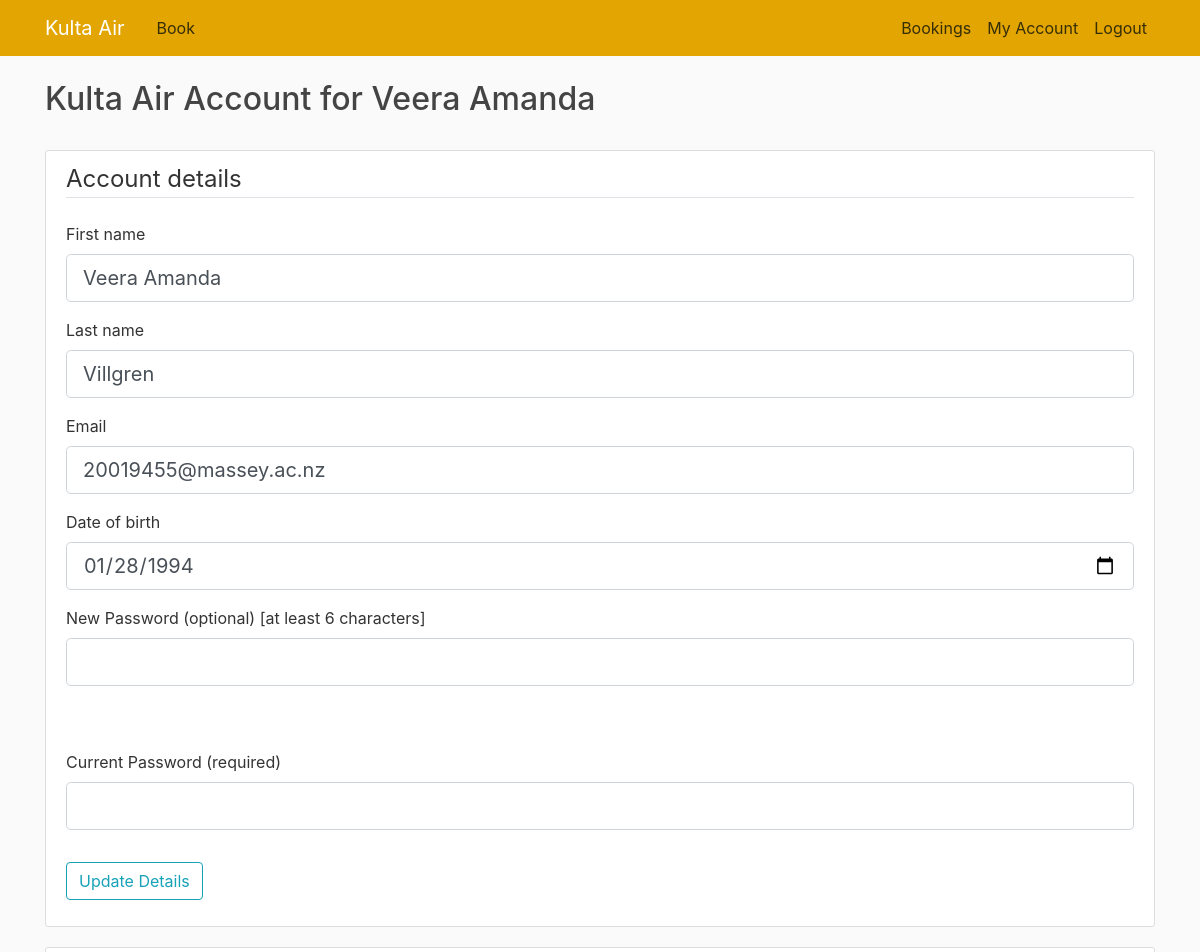
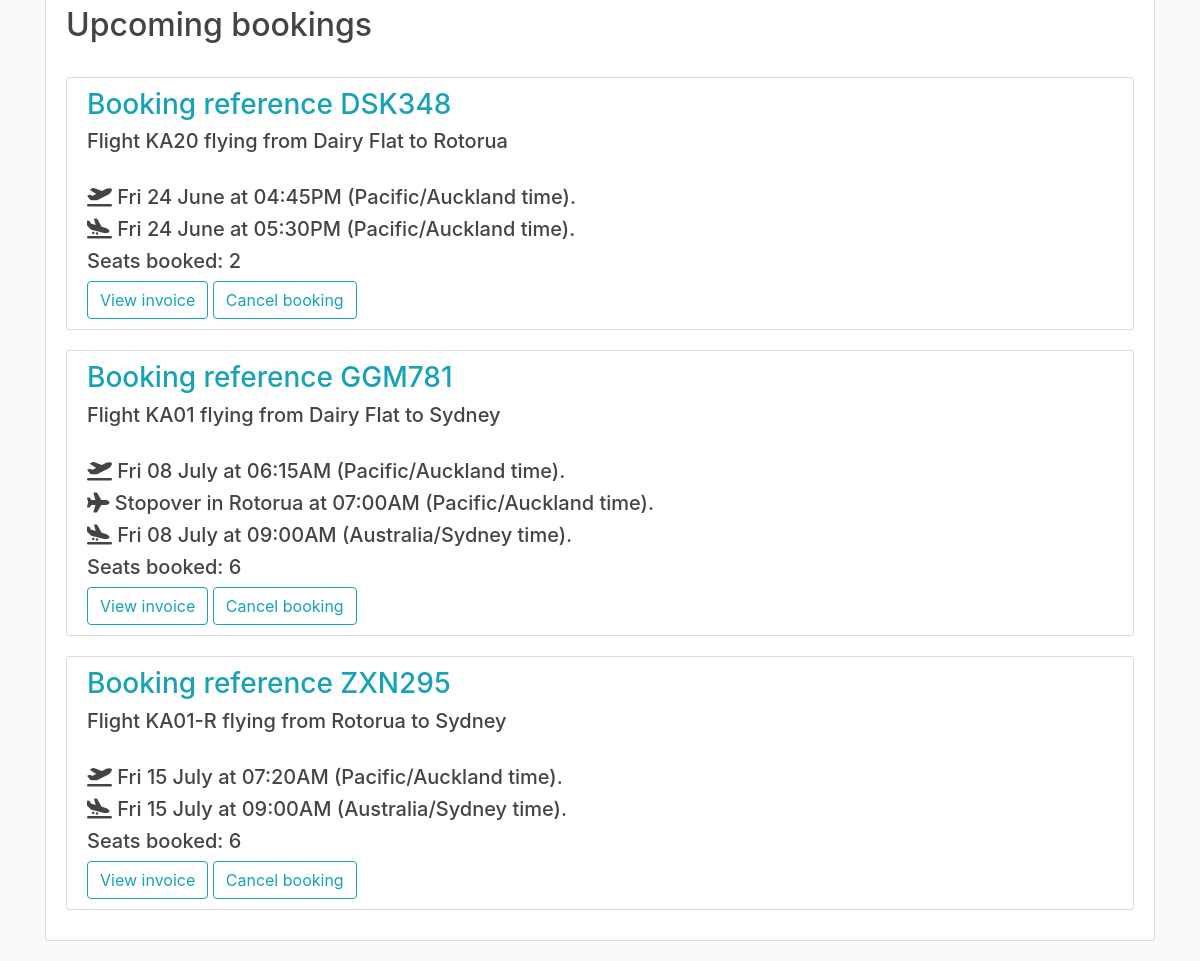
/customer (signed in), run on an earlier commit of the app's database (2 pictures, top to bottom).
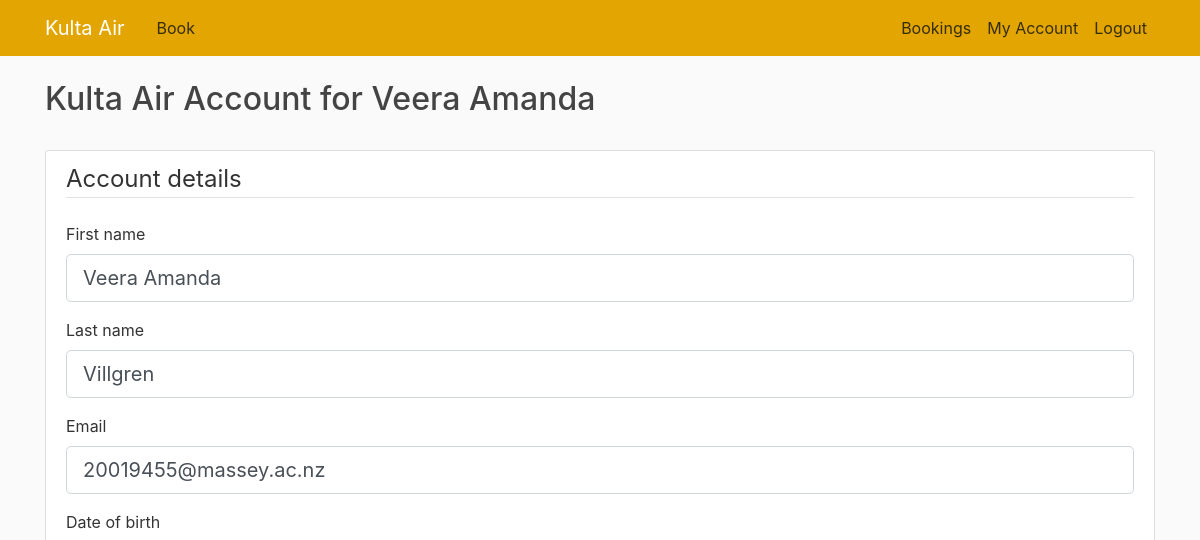
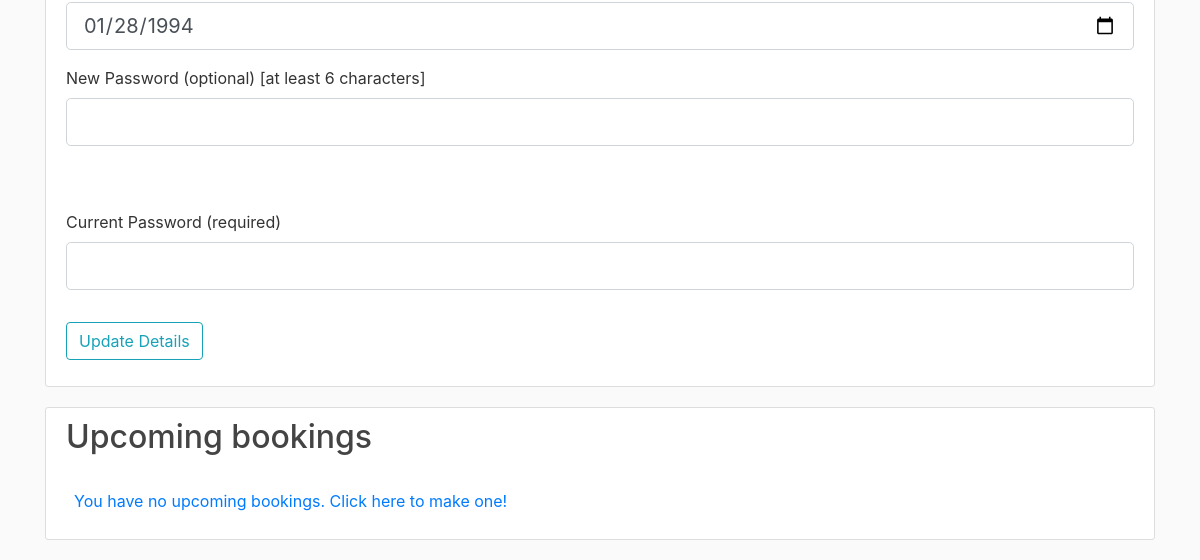
And on a later commit of the database (2 pictures, top to bottom).
### flightbookingapp/models.py (models this page shows, shortened)
class Customer(db.Model, UserMixin):
    id = db.Column(db.Integer, primary_key=True, unique=True)
    first_name = db.Column(db.VARCHAR(20), nullable=False)
    last_name = db.Column(db.VARCHAR(20), nullable=False)
    email = db.Column(db.VARCHAR(50), nullable=False, unique=True)
    phone_number = db.Column(db.Integer)
    password = db.Column(db.VARCHAR(128), default=None)
    dob = db.Column(db.Date, default=None)
    bookings = db.relationship('Booking', backref='booked_customer', lazy=True)

class Booking(db.Model):
    booking_ref = db.Column(db.VARCHAR(6), primary_key=True, nullable=False, unique=True)
    customer = db.Column(db.Integer, db.ForeignKey('customer.id'), nullable=False)
    flight = db.Column(db.Integer, db.ForeignKey('departure.id'), nullable=False)
    tickets = db.Column(db.Integer, default=1)

class Departure(db.Model):
    id = db.Column(db.Integer, primary_key=True, nullable=False, unique=True)
    flight_number = db.Column(db.VARCHAR(10), db.ForeignKey('route.flight_code'), nullable=False)
    depart_date = db.Column(db.Date, nullable=False)
    stopover_date = db.Column(db.Date)
    arrival_date = db.Column(db.Date, nullable=False)
    price = db.Column(db.Float, nullable=False, default=0.00)
    booked_seats = db.Column(db.Integer, nullable=False, default=0)

class Airport(db.Model):
    int_code = db.Column(db.CHAR(4), primary_key=True, unique=True)
    name = db.Column(db.VARCHAR(50), nullable=False)
    timezone = db.Column(db.String(50))

class Route(db.Model):
    flight_code = db.Column(db.VARCHAR(10), primary_key=True, nullable=False, unique=True)
    depart_time = db.Column(db.Time, nullable=False)
    arrive_time = db.Column(db.Time, nullable=False)
    stopover_time = db.Column(db.Time)
    depart_airport = db.Column(db.CHAR(4), db.ForeignKey('airport.int_code'), nullable=False)
    arrive_airport = db.Column(db.CHAR(4), db.ForeignKey('airport.int_code'), nullable=False)
    stopover_airport = db.Column(db.CHAR(4), db.ForeignKey('airport.int_code'))
    plane = db.Column(db.Integer, db.ForeignKey('aircraft.id'), nullable=False)

### flightbookingapp/routes.py (the view)
@app.route('/customer', methods=['GET', 'POST'])
@login_required
def customer():
    form = UpdateDetailsForm()
    funcs.handle_customer_details(form)
    if request.method == "POST":
        if request.form.get('cancel') == 'Cancel booking':
            funcs.cancel_booking(request.form.get('booking'))
            return redirect(url_for('customer'))
        if request.form.get('view') == 'View invoice':
            return redirect(url_for('invoice', booking_ref=request.form.get('booking'), surname=current_user.last_name))
    flight_info = funcs.collect_user_bookings()
    return render_template('customer.html', title='My Account', bookings=flight_info, form=form)

### flightbookingapp/forms.py (shortened to what this page needs)
class UpdateDetailsForm(FlaskForm):
    firstname = StringField('First name', validators=[DataRequired(), Length(min=3, max=20)])
    lastname = StringField('Last name', validators=[DataRequired(), Length(min=3, max=20)])
    email = StringField('Email', validators=[DataRequired(), Email()])
    current_password = PasswordField('Current Password (required)', validators=[DataRequired(), Length(min=6)])
    dob = DateField('Date of birth', validators=[DataRequired()])
    new_password = PasswordField('New Password (optional) [at least 6 characters]')
    submit = SubmitField('Update Details')

### flightbookingapp/models.py (called while the page is built)
@login_manager.user_loader
def load_customer(user_id):
    return Customer.query.get(int(user_id))

### flightbookingapp/route_funcs.py (called while the page is built)
def date_in_past(date_and_time, timezone) -> bool:
    return datetime.datetime.now(ZoneInfo(timezone)) > date_and_time.replace(tzinfo=ZoneInfo(timezone))

def handle_customer_details(form):
    if form.validate_on_submit():
        if bcrypt.check_password_hash(current_user.password, form.current_password.data):
            update_customer_details(form)
        else:
            flash('Current password was not correct. Account details not updated.', "warning")
    else:
        form.email.data = current_user.email
        form.firstname.data = current_user.first_name
        form.lastname.data = current_user.last_name
        form.dob.data = current_user.dob

def collect_user_bookings():
    flight_info = []
    for booking in current_user.bookings:
        departure = Departure.query.filter_by(id=booking.flight).first()
        route = Route.query.filter_by(flight_code=departure.flight_number).first()
        dep_airport = Airport.query.filter_by(int_code=route.depart_airport).first()
        arr_airport = Airport.query.filter_by(int_code=route.arrive_airport).first()
        stopover_airport = Airport.query.filter_by(int_code=route.stopover_airport).first()
        booking_past = date_in_past(datetime.datetime.combine(departure.depart_date, route.depart_time),
                                    dep_airport.timezone)
        flight_info.append([booking, departure, route, dep_airport, arr_airport, booking_past, stopover_airport])
    return sorted(flight_info, key=lambda flight: flight[1].depart_date)

### flightbookingapp/templates/customer.html
{% extends "layout.html" %}
{% block content %}
    <h2 class="account-heading">Kulta Air Account for {{ current_user.first_name }}</h2><br>
    <div class="content-section">
        <div class="media">
            <div class="media-body">
                {% include 'customer_details.html' %}
            </div>
        </div>
    </div>
    {% include 'upcoming_bookings.html' %}
{% endblock content %}

### flightbookingapp/templates/layout.html (shortened to what this page needs)
<!DOCTYPE html>
<html lang="en">
<head>
    <link rel="stylesheet" href="https://cdn.jsdelivr.net/npm/bootstrap@4.3.1/dist/css/bootstrap.min.css"
>
    <link rel="stylesheet" type="text/css" href="{{ url_for('static', filename='main.css') }}">
</head>
<body>
<header class="site-header">
    <nav class="navbar navbar-expand-md navbar-dark bg-steel fixed-top">
        <div class="container">
            <a class="navbar-brand mr-4" href="/">Kulta Air</a>
            <div class="collapse navbar-collapse" id="navbarToggle">
                <div class="navbar-nav mr-auto">
                    <a class="nav-item nav-link" href="{{ url_for('home') }}">Book</a>
                </div>
                <div class="navbar-nav">
                    <a class="nav-item nav-link" href="{{ url_for('bookings') }}">Bookings</a>
                    {% if current_user.is_authenticated %}
                        <a class="nav-item nav-link" href="{{ url_for('customer') }}">My Account</a>
                        <a class="nav-item nav-link" href="{{ url_for('logout') }}">Logout</a>
                    {% else %}
                        <a class="nav-item nav-link" href="{{ url_for('login') }}">Login</a>
                        <a class="nav-item nav-link" href="{{ url_for('register') }}">Register</a>
                    {% endif %}
                </div>
            </div>
        </div>
    </nav>
</header>
<div class="container">
    {% block content %} {% endblock %}
</div>
</body>
</html>

### flightbookingapp/templates/customer_details.html (shortened to what this page needs)
<form method="POST" action="">
    <fieldset class="form-group">
        <legend class="border-bottom mb-4">Account details</legend>
        <div class="form-group">
            {{ form.firstname.label(class="form-control-label") }}
            {% if form.firstname.errors %}
                {{ form.firstname(class="form-control form-control-lg is-invalid") }}
                <div class="invalid-feedback">
                    {% for error in form.firstname.errors %}
                        <span>{{ error }}</span>
                    {% endfor %}
                </div>
            {% else %}
                {{ form.firstname(class="form-control form-control-lg") }}
            {% endif %}
        </div>
        <div class="form-group">
            {{ form.lastname.label(class="form-control-label") }}
            {% if form.lastname.errors %}
                {{ form.lastname(class="form-control form-control-lg is-invalid") }}
                <div class="invalid-feedback">
                    {% for error in form.lastname.errors %}
                        <span>{{ error }}</span>
                    {% endfor %}
                </div>
            {% else %}
                {{ form.lastname(class="form-control form-control-lg") }}
            {% endif %}
        </div>
        <div class="form-group">
            {{ form.email.label(class="form-control-label") }}
            {% if form.email.errors %}
                {{ form.email(class="form-control form-control-lg is-invalid") }}
                <div class="invalid-feedback">
                    {% for error in form.email.errors %}
                        <span>{{ error }}</span>
                    {% endfor %}
                </div>
            {% else %}
                {{ form.email(class="form-control form-control-lg") }}
            {% endif %}
        </div>
        <div class="form-group">
            {{ form.dob.label(class="form-control-label") }}
            {% if form.dob.errors %}
                {{ form.dob(class="form-control form-control-lg is-invalid") }}
                <div class="invalid-feedback">
                    {% for error in form.dob.errors %}
                        <span>{{ error }}</span>
                    {% endfor %}
                </div>
            {% else %}
                {{ form.dob(class="form-control form-control-lg") }}
            {% endif %}
        </div>
        <div class="form-group">
            {{ form.new_password.label(class="form-control-label") }}
            {% if form.new_password.errors %}
                {{ form.new_password(class="form-control form-control-lg is-invalid") }}
                <div class="invalid-feedback">
                    {% for error in form.new_password.errors %}
                        <span>{{ error }}</span>
                    {% endfor %}
                </div>
            {% else %}
                {{ form.new_password(class="form-control form-control-lg") }}
            {% endif %}
        </div>
        <br><br>
        <div class="form-group">
            {{ form.current_password.label(class="form-control-label") }}
            {% if form.current_password.errors %}
                {{ form.current_password(class="form-control form-control-lg is-invalid") }}
                <div class="invalid-feedback">
                    {% for error in form.current_password.errors %}
                        <span>{{ error }}</span>
                    {% endfor %}
                </div>
            {% else %}
                {{ form.current_password(class="form-control form-control-lg") }}
            {% endif %}
        </div>
    </fieldset>
    <div>
        <div class="form-group">
            {{ form.submit(class="btn btn-outline-info") }}
        </div>
    </div>
</form>

### flightbookingapp/templates/upcoming_bookings.html (shortened to what this page needs)
<div class="content-section">
    <div class="media">
        <div class="media-body">
            <h2 class="bookings-heading">Upcoming bookings</h2>
            {% set ns = namespace(upcoming=false, past=false) %}
            {% if bookings == [] %}
                <br>
                <p class="text-secondary"><a class="ml-2" href="{{ url_for('home') }}">You have no upcoming bookings.
                    Click here to make one!</a></p>
            {% else %}
                <br>
                {% for booking in bookings %}
                    {% if not booking[5] %}
                        {% set ns.upcoming = true %}
                        <div class="content-section">
                            <form method="post" action="">
                                <h3 class="text-info">Booking reference {{ booking[0].booking_ref.upper() }}</h3>
                                <h5>Flight {{ booking[1].flight_number }} flying from {{ booking[3].name }}
                                    to {{ booking[4].name }}</h5>
                                <br>
                                <h5>
                                    <i class="fa-solid fa-plane-departure"></i> {{ (booking[1].depart_date).strftime("%a %d %B") }}
                                    at
                                    {{ booking[2].depart_time.strftime("%#I:%M%p") }} ({{ booking[3].timezone }} time).
                                </h5>
                                {% if booking[2].stopover_time != None %}
                                    <h5>
                                        <i class="fa-solid fa-plane"></i> Stopover in {{ booking[6].name }}
                                        at {{ booking[2].stopover_time.strftime("%#I:%M%p") }}
                                        ({{ booking[6].timezone }} time).
                                    </h5>
                                {% endif %}
                                <h5>
                                    <i class="fa-solid fa-plane-arrival"></i> {{ (booking[1].arrival_date).strftime("%a %d %B") }}
                                    at
                                    {{ booking[2].arrive_time.strftime("%#I:%M%p") }} ({{ booking[4].timezone }} time).
                                </h5>
                                <h5>Seats booked: {{ booking[0].tickets }}</h5>
                                <input type="submit" value="View invoice" name="view" class="btn btn-outline-info">
                                <input type="submit" value="Cancel booking" name="cancel" class="btn btn-outline-info">
                            </form>
                        </div>
                    {% else %}
                        {% set ns.past = true %}
                    {% endif %}
                {% endfor %}
            {% endif %}
        </div>
    </div>
</div>

### flightbookingapp/static/main.css (style rules this page uses)
body { background: #fafafa; color: #333333; margin-top: 5rem; }
h1, h2, h3, h4, h5, h6 { color: #444444; }
.bg-steel { background-color: #e3a502; }
.site-header .navbar-nav .nav-link { color: #352e07; }
.content-section { background: #ffffff; padding: 10px 20px; border: 1px solid #dddddd; border-radius: 3px; margin-bottom: 20px; }

What changed in the data, as far as the page shows it:
removed Booking: booking_ref "DSK348", flight_number "KA20", name "Dairy Flat", name "Rotorua", depart_time "04:45PM", timezone "Pacific/Auckland", arrive_time "05:30PM", tickets "2"
no longer on this page (row edited): Departure: depart_date "Fri 24 June", arrival_date "Fri 24 June"
removed Booking: booking_ref "GGM781", flight_number "KA01", name "Dairy Flat", name "Sydney", depart_time "06:15AM", timezone "Pacific/Auckland", name "Rotorua", stopover_time "07:00AM", arrive_time "09:00AM", timezone "Australia/Sydney", tickets "6"
no longer on this page (row edited): Departure: depart_date "Fri 08 July", arrival_date "Fri 08 July"
removed Booking: booking_ref "ZXN295", flight_number "KA01-R", name "Rotorua", name "Sydney", depart_time "07:20AM", timezone "Pacific/Auckland", arrive_time "09:00AM", timezone "Australia/Sydney", tickets "6"
no longer on this page (row edited): Departure: depart_date "Fri 15 July", arrival_date "Fri 15 July"
Also different on the page:
text now shown: "You have no upcoming bookings. Click here to make one!"
